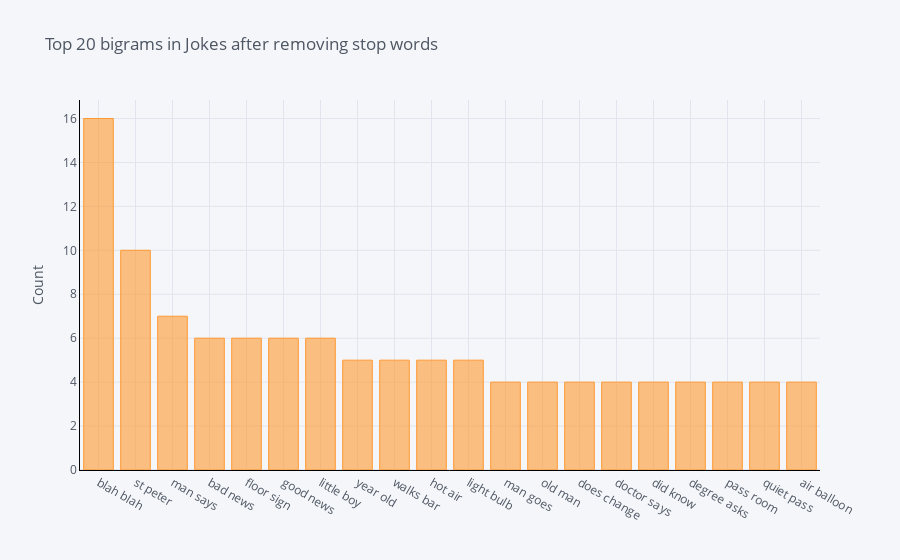

The cell this chart's notebook holds for it:
### Code cell
def get_top_n_bigram(corpus, n=None):
    vec = CountVectorizer(ngram_range=(2, 2), stop_words='english').fit(corpus)
    bag_of_words = vec.transform(corpus)
    sum_words = bag_of_words.sum(axis=0) 
    words_freq = [(word, sum_words[0, idx]) for word, idx in vec.vocabulary_.items()]
    words_freq =sorted(words_freq, key = lambda x: x[1], reverse=True)
    return words_freq[:n]
common_words = get_top_n_bigram(jokes['jokeText'], 20)
df4 = pd.DataFrame(common_words, columns = ['ReviewText' , 'count'])
df4.groupby('ReviewText').sum()['count'].sort_values(ascending=False).iplot(
    kind='bar', yTitle='Count', linecolor='black', title='Top 20 bigrams in Jokes after removing stop words')

### Figure 1 — Plotly figure (JSON) as saved in the notebook; plotly's stock layout.template omitted (floating-point values rounded to 4 significant figures)
{"data": [{"marker": {"color": "rgba(255, 153, 51, 0.6)", "line": {"color": "rgba(255, 153, 51, 1.0)", "width": 1}}, "name": "count", "orientation": "v", "text": "", "type": "bar", "x": ["blah blah", "st peter", "man says", "bad news", "floor sign", "good news", "little boy", "year old", "walks bar", "hot air", "light bulb", "man goes", "old man", "does change", "doctor says", "did know", "degree asks", "pass room", "quiet pass", "air balloon"], "y": [16, 10, 7, 6, 6, 6, 6, 5, 5, 5, 5, 4, 4, 4, 4, 4, 4, 4, 4, 4]}], "layout": {"legend": {"bgcolor": "#F5F6F9", "font": {"color": "#4D5663"}}, "paper_bgcolor": "#F5F6F9", "plot_bgcolor": "#F5F6F9", "title": {"font": {"color": "#4D5663"}, "text": "Top 20 bigrams in Jokes after removing stop words"}, "xaxis": {"gridcolor": "#E1E5ED", "linecolor": "black", "showgrid": true, "tickfont": {"color": "#4D5663"}, "title": {"font": {"color": "#4D5663"}, "text": ""}, "zerolinecolor": "#E1E5ED"}, "yaxis": {"gridcolor": "#E1E5ED", "linecolor": "black", "showgrid": true, "tickfont": {"color": "#4D5663"}, "title": {"font": {"color": "#4D5663"}, "text": "Count"}, "zerolinecolor": "#E1E5ED"}}}
